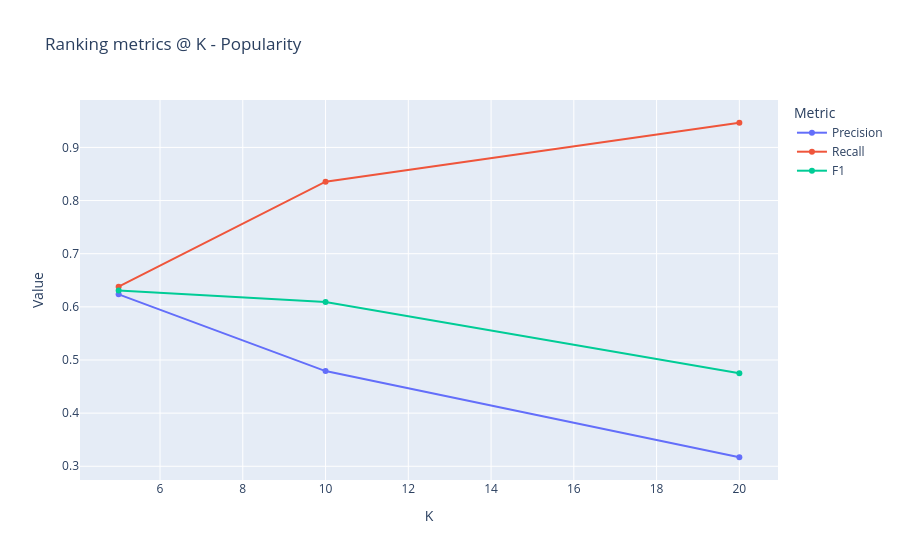

Notebook code for this chart:
### Markdown cell above
### Popularity — ranking metrics @ K

### Code cell
save_fig(ranking_curve(m, "Popularity"), "eval_popularity_ranking")

### Figure 1 — Plotly figure (JSON) as saved in the notebook; plotly's stock layout.template omitted (floating-point values rounded to 4 significant figures)
{"data": [{"hovertemplate": "Metric=Precision<br>K=%{x}<br>Value=%{y}<extra></extra>", "legendgroup": "Precision", "line": {"color": "#636efa", "dash": "solid"}, "marker": {"symbol": "circle"}, "mode": "lines+markers", "name": "Precision", "orientation": "v", "showlegend": true, "type": "scatter", "x": [5, 10, 20], "xaxis": "x", "y": [0.6235, 0.4791, 0.317], "yaxis": "y"}, {"hovertemplate": "Metric=Recall<br>K=%{x}<br>Value=%{y}<extra></extra>", "legendgroup": "Recall", "line": {"color": "#EF553B", "dash": "solid"}, "marker": {"symbol": "circle"}, "mode": "lines+markers", "name": "Recall", "orientation": "v", "showlegend": true, "type": "scatter", "x": [5, 10, 20], "xaxis": "x", "y": [0.638, 0.8356, 0.9464], "yaxis": "y"}, {"hovertemplate": "Metric=F1<br>K=%{x}<br>Value=%{y}<extra></extra>", "legendgroup": "F1", "line": {"color": "#00cc96", "dash": "solid"}, "marker": {"symbol": "circle"}, "mode": "lines+markers", "name": "F1", "orientation": "v", "showlegend": true, "type": "scatter", "x": [5, 10, 20], "xaxis": "x", "y": [0.6307, 0.609, 0.475], "yaxis": "y"}], "layout": {"legend": {"title": {"text": "Metric"}, "tracegroupgap": 0}, "title": {"text": "Ranking metrics @ K - Popularity"}, "xaxis": {"anchor": "y", "domain": [0, 1], "title": {"text": "K"}}, "yaxis": {"anchor": "x", "domain": [0, 1], "title": {"text": "Value"}}}}
